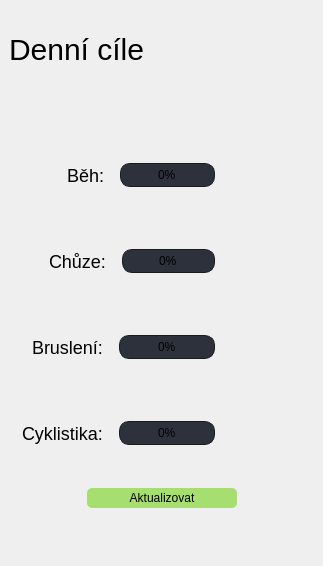
                  <widget class="QWidget" name="goals_overview_widget">
                   <layout class="QHBoxLayout" name="horizontalLayout_27">
                    <property name="spacing">
                     <number>0</number>
                    </property>
                    <property name="leftMargin">
                     <number>0</number>
                    </property>
                    <property name="topMargin">
                     <number>0</number>
                    </property>
                    <property name="rightMargin">
                     <number>0</number>
                    </property>
                    <property name="bottomMargin">
                     <number>0</number>
                    </property>
                    <item>
                     <widget class="QFrame" name="goals_overview_frame">
                      <property name="styleSheet">
                       <string notr="true">border:none;</string>
                      </property>
                      <property name="frameShape">
                       <enum>QFrame::StyledPanel</enum>
                      </property>
                      <property name="frameShadow">
                       <enum>QFrame::Raised</enum>
                      </property>
                      <layout class="QVBoxLayout" name="verticalLayout_19">
                       <item>
                        <widget class="QLabel" name="label_8">
                         <property name="minimumSize">
                          <size>
                           <width>0</width>
                           <height>80</height>
                          </size>
                         </property>
                         <property name="styleSheet">
                          <string notr="true">QLabel {
	font-size: 30px;
	qproperty-alignment: AlignCenter;
}</string>
                         </property>
                         <property name="text">
                          <string>Denní cíle</string>
                         </property>
                        </widget>
                       </item>
                       <item>
                        <spacer name="verticalSpacer_19">
                         <property name="orientation">
                          <enum>Qt::Vertical</enum>
                         </property>
                         <property name="sizeType">
                          <enum>QSizePolicy::Fixed</enum>
                         </property>
                         <property name="sizeHint" stdset="0">
                          <size>
                           <width>20</width>
                           <height>40</height>
                          </size>
                         </property>
                        </spacer>
                       </item>
                       <item>
                        <widget class="QFrame" name="run_frame">
                         <property name="minimumSize">
                          <size>
                           <width>0</width>
                           <height>80</height>
                          </size>
                         </property>
                         <property name="frameShape">
                          <enum>QFrame::StyledPanel</enum>
                         </property>
                         <property name="frameShadow">
                          <enum>QFrame::Raised</enum>
                         </property>
                         <layout class="QHBoxLayout" name="horizontalLayout_51">
                          <item>
                           <widget class="QLabel" name="label_10">
                            <property name="styleSheet">
                             <string notr="true">QLabel {
	padding-left: 45px;
	font-size: 18px;
	padding-right: 5px;
}</string>
                            </property>
                            <property name="text">
                             <string>Běh:</string>
                            </property>
                           </widget>
                          </item>
                          <item>
                           <widget class="QProgressBar" name="run_progressBar">
                            <property name="styleSheet">
                             <string notr="true">QProgressBar {

	background-color: rgb(44, 49, 60);
	color: rgb(0,0,0);
	border: 1px solid rgb(28, 27, 27);
	border-radius: 10px;
	text-align: center;
}
QProgressBar::chunk{
	border-radius: 10px;
	background-color: qlineargradient(spread:pad, x1:0, y1:0.511364, x2:1, y2:0.523, stop:0 rgba(115, 210, 22, 255), stop:1 rgba(21, 92, 13, 255));
}</string>
                            </property>
                            <property name="value">
                             <number>0</number>
                            </property>
                           </widget>
                          </item>
                          <item>
                           <spacer name="horizontalSpacer_38">
                            <property name="orientation">
                             <enum>Qt::Horizontal</enum>
                            </property>
                            <property name="sizeType">
                             <enum>QSizePolicy::Fixed</enum>
                            </property>
                            <property name="sizeHint" stdset="0">
                             <size>
                              <width>90</width>
                              <height>20</height>
                             </size>
                            </property>
                           </spacer>
                          </item>
                         </layout>
                        </widget>
                       </item>
                       <item>
                        <widget class="QFrame" name="walk_frame">
                         <property name="minimumSize">
                          <size>
                           <width>0</width>
                           <height>80</height>
                          </size>
                         </property>
                         <property name="frameShape">
                          <enum>QFrame::StyledPanel</enum>
                         </property>
                         <property name="frameShadow">
                          <enum>QFrame::Raised</enum>
                         </property>
                         <layout class="QHBoxLayout" name="horizontalLayout_53">
                          <item>
                           <widget class="QLabel" name="label_20">
                            <property name="styleSheet">
                             <string notr="true">QLabel {
	padding-left: 27px;
	font-size: 18px;
	padding-right: 5px;
}</string>
                            </property>
                            <property name="text">
                             <string>Chůze:</string>
                            </property>
                           </widget>
                          </item>
                          <item>
                           <widget class="QProgressBar" name="walk_progressBar">
                            <property name="styleSheet">
                             <string notr="true">QProgressBar {

	background-color: rgb(44, 49, 60);
	color: rgb(0,0,0);
	border: 1px solid rgb(28, 27, 27);
	border-radius: 10px;
	text-align: center;
}
QProgressBar::chunk{
	border-radius: 10px;
	background-color: qlineargradient(spread:pad, x1:0, y1:0.511364, x2:1, y2:0.523, stop:0 rgba(115, 210, 22, 255), stop:1 rgba(21, 92, 13, 255));
}</string>
                            </property>
                            <property name="value">
                             <number>0</number>
                            </property>
                           </widget>
                          </item>
                          <item>
                           <spacer name="horizontalSpacer_39">
                            <property name="orientation">
                             <enum>Qt::Horizontal</enum>
                            </property>
                            <property name="sizeType">
                             <enum>QSizePolicy::Fixed</enum>
                            </property>
                            <property name="sizeHint" stdset="0">
                             <size>
                              <width>90</width>
                              <height>20</height>
                             </size>
                            </property>
                           </spacer>
                          </item>
                         </layout>
                        </widget>
                       </item>
                       <item>
                        <widget class="QFrame" name="skate_frame">
                         <property name="minimumSize">
                          <size>
                           <width>0</width>
                           <height>80</height>
                          </size>
                         </property>
                         <property name="frameShape">
                          <enum>QFrame::StyledPanel</enum>
                         </property>
                         <property name="frameShadow">
                          <enum>QFrame::Raised</enum>
                         </property>
                         <layout class="QHBoxLayout" name="horizontalLayout_52">
                          <item>
                           <widget class="QLabel" name="label_11">
                            <property name="styleSheet">
                             <string notr="true">QLabel {
	padding-left: 10px;
	font-size: 18px;
	padding-right: 5px;
}</string>
                            </property>
                            <property name="text">
                             <string>Bruslení:</string>
                            </property>
                           </widget>
                          </item>
                          <item>
                           <widget class="QProgressBar" name="skate_progressBar">
                            <property name="styleSheet">
                             <string notr="true">QProgressBar {

	background-color: rgb(44, 49, 60);
	color: rgb(0,0,0);
	border: 1px solid rgb(28, 27, 27);
	border-radius: 10px;
	text-align: center;
}
QProgressBar::chunk{
	border-radius: 10px;
	background-color: qlineargradient(spread:pad, x1:0, y1:0.511364, x2:1, y2:0.523, stop:0 rgba(115, 210, 22, 255), stop:1 rgba(21, 92, 13, 255));
}</string>
                            </property>
                            <property name="value">
                             <number>0</number>
                            </property>
                           </widget>
                          </item>
                          <item>
                           <spacer name="horizontalSpacer_40">
                            <property name="orientation">
                             <enum>Qt::Horizontal</enum>
                            </property>
                            <property name="sizeType">
                             <enum>QSizePolicy::Fixed</enum>
                            </property>
                            <property name="sizeHint" stdset="0">
                             <size>
                              <width>90</width>
                              <height>20</height>
                             </size>
                            </property>
                           </spacer>
                          </item>
                         </layout>
                        </widget>
                       </item>
                       <item>
                        <widget class="QFrame" name="cycle_frame">
                         <property name="minimumSize">
                          <size>
                           <width>0</width>
                           <height>80</height>
                          </size>
                         </property>
                         <property name="frameShape">
                          <enum>QFrame::StyledPanel</enum>
                         </property>
                         <property name="frameShadow">
                          <enum>QFrame::Raised</enum>
                         </property>
                         <layout class="QHBoxLayout" name="horizontalLayout_54">
                          <item>
                           <widget class="QLabel" name="label_21">
                            <property name="styleSheet">
                             <string notr="true">QLabel {
	padding-right: 5px;
	font-size: 18px;
}</string>
                            </property>
                            <property name="text">
                             <string>Cyklistika:</string>
                            </property>
                           </widget>
                          </item>
                          <item>
                           <widget class="QProgressBar" name="cycle_progressBar">
                            <property name="styleSheet">
                             <string notr="true">QProgressBar {

	background-color: rgb(44, 49, 60);
	color: rgb(0,0,0);
	border: 1px solid rgb(28, 27, 27);
	border-radius: 10px;
	text-align: center;
}
QProgressBar::chunk{
	border-radius: 10px;
	background-color: qlineargradient(spread:pad, x1:0, y1:0.511364, x2:1, y2:0.523, stop:0 rgba(115, 210, 22, 255), stop:1 rgba(21, 92, 13, 255));
}</string>
                            </property>
                            <property name="value">
                             <number>0</number>
                            </property>
                           </widget>
                          </item>
                          <item>
                           <spacer name="horizontalSpacer_41">
                            <property name="orientation">
                             <enum>Qt::Horizontal</enum>
                            </property>
                            <property name="sizeType">
                             <enum>QSizePolicy::Fixed</enum>
                            </property>
                            <property name="sizeHint" stdset="0">
                             <size>
                              <width>90</width>
                              <height>20</height>
                             </size>
                            </property>
                           </spacer>
                          </item>
                         </layout>
                        </widget>
                       </item>
                       <item>
                        <widget class="QFrame" name="actualizate_frame">
                         <property name="frameShape">
                          <enum>QFrame::StyledPanel</enum>
                         </property>
                         <property name="frameShadow">
                          <enum>QFrame::Raised</enum>
                         </property>
                         <layout class="QHBoxLayout" name="horizontalLayout_55">
                          <item>
                           <spacer name="horizontalSpacer_42">
                            <property name="orientation">
                             <enum>Qt::Horizontal</enum>
                            </property>
                            <property name="sizeHint" stdset="0">
                             <size>
                              <width>40</width>
                              <height>20</height>
                             </size>
                            </property>
                           </spacer>
                          </item>
                          <item>
                           <widget class="QPushButton" name="actualizate_button">
                            <property name="minimumSize">
                             <size>
                              <width>150</width>
                              <height>20</height>
                             </size>
                            </property>
                            <property name="styleSheet">
                             <string notr="true">QPushButton {
	background-color: rgba(115, 210, 22, 150);
	color: rgb(0, 0, 0);
	border: 0px solid rgba(115, 210, 22, 150);
	border-radius: 5px;
}
QPushButton:hover {
	background-color: rgba(115, 210, 22, 200);
}
QPushButton:pressed {
	background-color: rgba(85, 170, 255, 100);
}</string>
                            </property>
                            <property name="text">
                             <string>Aktualizovat</string>
                            </property>
                           </widget>
                          </item>
                          <item>
                           <spacer name="horizontalSpacer_43">
                            <property name="orientation">
                             <enum>Qt::Horizontal</enum>
                            </property>
                            <property name="sizeHint" stdset="0">
                             <size>
                              <width>40</width>
                              <height>20</height>
                             </size>
                            </property>
                           </spacer>
                          </item>
                         </layout>
                        </widget>
                       </item>
                       <item>
                        <spacer name="verticalSpacer_18">
                         <property name="orientation">
                          <enum>Qt::Vertical</enum>
                         </property>
                         <property name="sizeHint" stdset="0">
                          <size>
                           <width>20</width>
                           <height>40</height>
                          </size>
                         </property>
                        </spacer>
                       </item>
                      </layout>
                     </widget>
                    </item>
                   </layout>
                  </widget>
